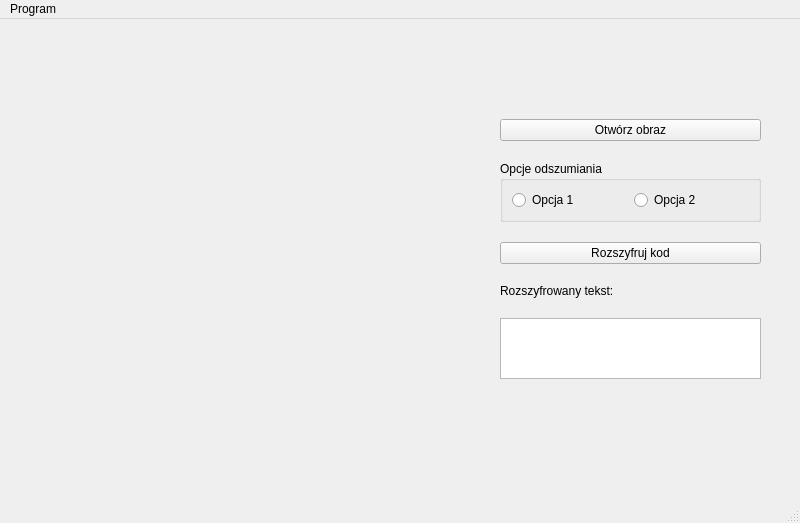
<?xml version="1.0" encoding="UTF-8"?>
<ui version="4.0">
 <class>MainWindow</class>
 <widget class="QMainWindow" name="MainWindow">
  <property name="geometry">
   <rect>
    <x>0</x>
    <y>0</y>
    <width>800</width>
    <height>523</height>
   </rect>
  </property>
  <property name="windowTitle">
   <string>MainWindow</string>
  </property>
  <widget class="QWidget" name="centralwidget">
   <widget class="QLabel" name="Lb_Image">
    <property name="geometry">
     <rect>
      <x>20</x>
      <y>20</y>
      <width>401</width>
      <height>421</height>
     </rect>
    </property>
    <property name="text">
     <string/>
    </property>
    <property name="alignment">
     <set>Qt::AlignCenter</set>
    </property>
   </widget>
   <widget class="QWidget" name="verticalLayoutWidget">
    <property name="geometry">
     <rect>
      <x>480</x>
      <y>80</y>
      <width>301</width>
      <height>300</height>
     </rect>
    </property>
    <layout class="QVBoxLayout" name="Vlayout">
     <property name="spacing">
      <number>20</number>
     </property>
     <property name="leftMargin">
      <number>20</number>
     </property>
     <property name="topMargin">
      <number>20</number>
     </property>
     <property name="rightMargin">
      <number>20</number>
     </property>
     <property name="bottomMargin">
      <number>20</number>
     </property>
     <item>
      <widget class="QPushButton" name="Btn_open_image">
       <property name="text">
        <string>Otwórz obraz</string>
       </property>
      </widget>
     </item>
     <item>
      <widget class="QGroupBox" name="Gb_options">
       <property name="title">
        <string>Opcje odszumiania</string>
       </property>
       <layout class="QHBoxLayout" name="horizontalLayout">
        <item>
         <widget class="QRadioButton" name="Rbtn_odszumianie_1">
          <property name="text">
           <string>Opcja 1</string>
          </property>
         </widget>
        </item>
        <item>
         <widget class="QRadioButton" name="Rbtn_odszumianie_2">
          <property name="text">
           <string>Opcja 2</string>
          </property>
         </widget>
        </item>
       </layout>
      </widget>
     </item>
     <item>
      <widget class="QPushButton" name="Btn_decode">
       <property name="text">
        <string>Rozszyfruj kod</string>
       </property>
      </widget>
     </item>
     <item>
      <widget class="QLabel" name="Lb_decoded_code">
       <property name="text">
        <string>Rozszyfrowany tekst:</string>
       </property>
      </widget>
     </item>
     <item>
      <widget class="QTextEdit" name="Te_decoded_text"/>
     </item>
    </layout>
   </widget>
  </widget>
  <widget class="QMenuBar" name="menubar">
   <property name="geometry">
    <rect>
     <x>0</x>
     <y>0</y>
     <width>800</width>
     <height>21</height>
    </rect>
   </property>
   <widget class="QMenu" name="menuO_programie">
    <property name="title">
     <string>Program</string>
    </property>
    <addaction name="actionO_programie"/>
   </widget>
   <addaction name="menuO_programie"/>
  </widget>
  <widget class="QStatusBar" name="statusbar"/>
  <action name="actionO_programie">
   <property name="text">
    <string>O programie</string>
   </property>
  </action>
 </widget>
 <resources/>
 <connections/>
</ui>
